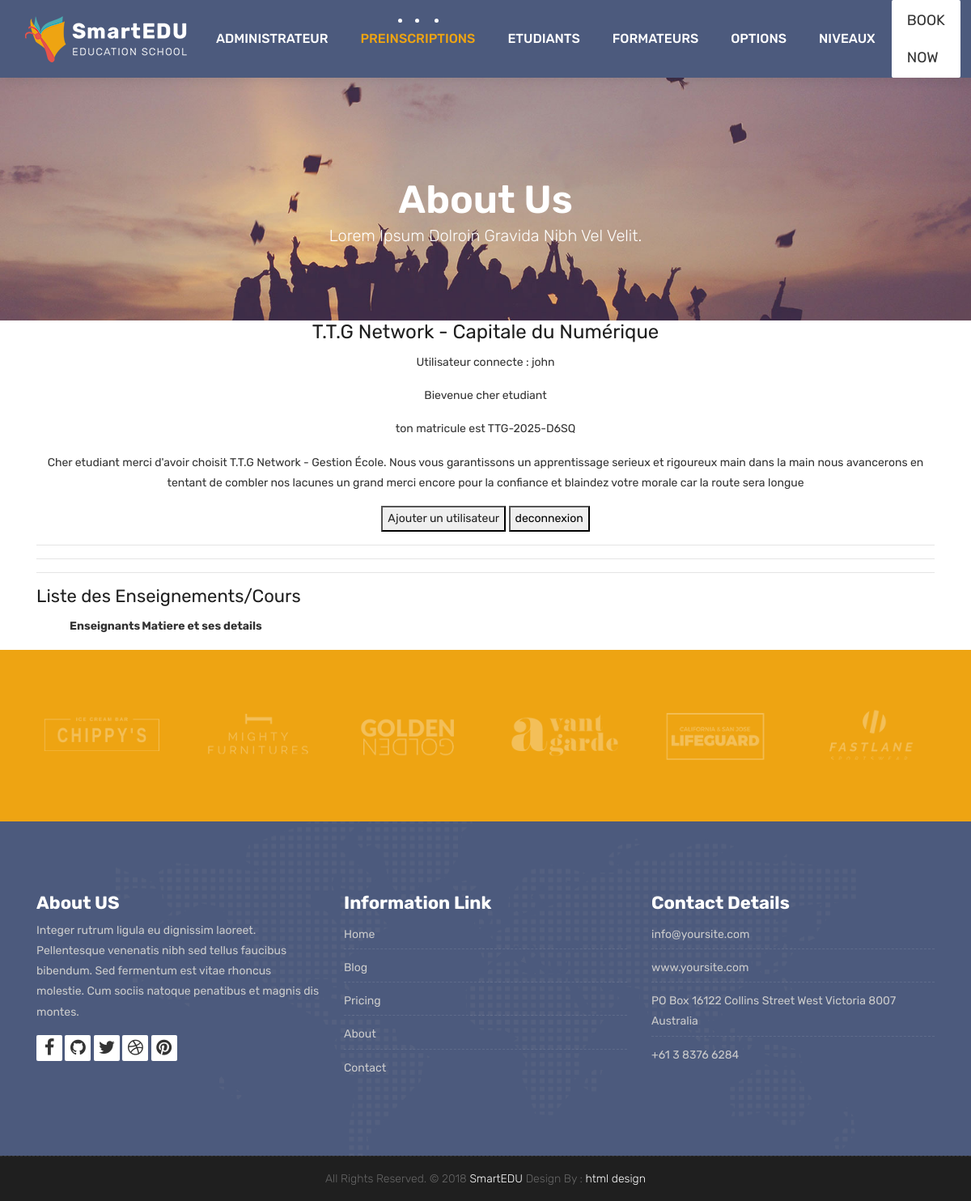
The app's page /enseignement (signed in) with its own data.
### core/models.py (models this page shows)
class User(AbstractUser):
    ROLES = (
        ('admin', 'Administrateur'),
        ('formateur', 'Formateur'),
        ('etudiant', 'Étudiant'),
        ('parent', 'Parent'),
    )
    role = models.CharField(max_length=20, choices=ROLES)
    code_formateur = models.CharField(max_length=10, unique=True, null=True, blank=True)
    code_parent = models.CharField(max_length=10, unique=True, null=True, blank=True)
    matricule = models.CharField(max_length=30, unique=True, null=True, blank=True)

### core/views.py (the view)
# urls.py: path('enseignement', views.enseignements_view, name='enseignement'),
@login_required
def enseignements_view(request):
    enseignements = Enseignement.objects.all()
    return render(request, 'liste_enseignements.html', {'enseignements': enseignements})

### core/templates/liste_enseignements.html (shortened to what this page needs)
{% extends "base.html" %}
{% block content %}
  <hr>
  <h2>Liste des Enseignements/Cours</h2>
  <ul>
      <table>
        <tr>
          <th>Enseignants</th>
          <th>Matiere et ses details</th>
        </tr>
      </table>
  </ul>
{% endblock %}

### core/templates/base.html (shortened to what this page needs)
<!DOCTYPE html>
{% load static %}
<html lang="en">
    <link rel="stylesheet" href="{% static 'css/bootstrap.min.css' %}">
    <link rel="stylesheet" href="{% static 'css/style.css' %}">
    <link rel="stylesheet" href="{% static 'css/versions.css' %}">
    <link rel="stylesheet" href="{% static 'css/responsive.css' %}">
    <link rel="stylesheet" href="{% static 'css/custom.css' %}">
</head>
<body class="host_version">
	<header class="top-navbar">
		<nav class="navbar navbar-expand-lg navbar-light bg-light">
			<div class="container-fluid">
				<a class="navbar-brand" href="index.html">
					<img src="/static/images/logo.png" alt="" />
				</a>
				<div class="collapse navbar-collapse" id="navbars-host">
					<ul class="navbar-nav ml-auto">
						<li class="nav-item"><a class="nav-link" href="{% url 'admin:index' %}">Administrateur</a></li>
						<li class="nav-item active"><a class="nav-link" href="{% url 'preinscription' %}">Preinscriptions</a></li>
						<li class="nav-item dropdown">
							<a class="nav-link dropdown-toggle" href="#" id="dropdown-a" data-toggle="dropdown">Etudiants</a>
						</li>
						<li class="nav-item dropdown">
							<a class="nav-link dropdown-toggle" href="#" id="dropdown-a" data-toggle="dropdown">Formateurs </a>
						</li>
						<li class="nav-item"><a class="nav-link" href="{% url 'options' %}">Options</a></li>
						<li class="nav-item"><a class="nav-link" href="{% url 'niveau' %}">Niveaux</a></li>
					</ul>
					<ul class="nav navbar-nav navbar-right">
                        <li><a class="hover-btn-new log" href="#" data-toggle="modal" data-target="#login"><span>Book Now</span></a></li>
                    </ul>
				</div>
			</div>
		</nav>
	</header>
	<div class="all-title-box" style="background-image: url('/static/images/banner.jpg');">
		<div class="container text-center">
			<h1>About Us<span class="m_1">Lorem Ipsum dolroin gravida nibh vel velit.</span></h1>
		</div>
	</div>
<section class="container" style="text-align: center;">
  <header>
      <h1>T.T.G Network - Capitale du Numérique</h1>
      <main>
          <p>Utilisateur connecte : {{user}}</p>
            {% if user.is_authenticated %}
            {% if user.role %}
            <p>Bievenue cher {{user.role}} </p>
            {% else %}
            <p>Bievenue cher Admin </p>
            {% endif %}
              {% if user.matricule %}
              <p>ton matricule est {{user.matricule}}</p>
              <p>
                  Cher etudiant merci d'avoir choisit T.T.G Network - Gestion École.
                  Nous vous garantissons un apprentissage serieux et rigoureux main dans
                  la main nous avancerons en tentant de combler nos lacunes un grand merci
                  encore pour la confiance et blaindez votre morale car la route sera longue
              </p>
              {% endif %}
            {% endif %}
          <button><a href="{% url 'urlregister' %}">Ajouter un utilisateur</a></button>
          <a href="{% url 'urllogout' %}"><button>deconnexion</button></a>
          <hr>
          <hr>
        </main>
</section>
  <div class="container">
    {% block content %}{% endblock %}
  </div>
    <div class="parallax section dbcolor">
        <div class="container">
            <div class="row logos">
                <div class="col-md-2 col-sm-2 col-xs-6 wow fadeInUp">
                    <a href="#"><img src="static/images/logo_01.png" alt="" class="img-repsonsive"></a>
                </div>
                <div class="col-md-2 col-sm-2 col-xs-6 wow fadeInUp">
                    <a href="#"><img src="static/images/logo_02.png" alt="" class="img-repsonsive"></a>
                </div>
                <div class="col-md-2 col-sm-2 col-xs-6 wow fadeInUp">
                    <a href="#"><img src="static/images/logo_03.png" alt="" class="img-repsonsive"></a>
                </div>
                <div class="col-md-2 col-sm-2 col-xs-6 wow fadeInUp">
                    <a href="#"><img src="static/images/logo_04.png" alt="" class="img-repsonsive"></a>
                </div>
                <div class="col-md-2 col-sm-2 col-xs-6 wow fadeInUp">
                    <a href="#"><img src="static/images/logo_05.png" alt="" class="img-repsonsive"></a>
                </div>
                <div class="col-md-2 col-sm-2 col-xs-6 wow fadeInUp">
                    <a href="#"><img src="static/images/logo_06.png" alt="" class="img-repsonsive"></a>
                </div>
            </div>
        </div>
    </div>
    <footer class="footer">
        <div class="container">
            <div class="row">
                <div class="col-lg-4 col-md-4 col-xs-12">
                    <div class="widget clearfix">
                        <div class="widget-title">
                            <h3>About US</h3>
                        </div>
                        <p> Integer rutrum ligula eu dignissim laoreet. Pellentesque venenatis nibh sed tellus faucibus bibendum. Sed fermentum est vitae rhoncus molestie. Cum sociis natoque penatibus et magnis dis montes.</p>
                        <div class="footer-right">
							<ul class="footer-links-soi">
								<li><a href="#"><i class="fa fa-facebook"></i></a></li>
								<li><a href="#"><i class="fa fa-github"></i></a></li>
								<li><a href="#"><i class="fa fa-twitter"></i></a></li>
								<li><a href="#"><i class="fa fa-dribbble"></i></a></li>
								<li><a href="#"><i class="fa fa-pinterest"></i></a></li>
							</ul>
						</div>
                    </div>
                </div>
				<div class="col-lg-4 col-md-4 col-xs-12">
                    <div class="widget clearfix">
                        <div class="widget-title">
                            <h3>Information Link</h3>
                        </div>
                        <ul class="footer-links">
                            <li><a href="#">Home</a></li>
                            <li><a href="#">Blog</a></li>
                            <li><a href="#">Pricing</a></li>
							<li><a href="#">About</a></li>
							<li><a href="#">Contact</a></li>
                        </ul>
                    </div>
                </div>
                <div class="col-lg-4 col-md-4 col-xs-12">
                    <div class="widget clearfix">
                        <div class="widget-title">
                            <h3>Contact Details</h3>
                        </div>
                        <ul class="footer-links">
                            <li><a href="mailto:#">info@yoursite.com</a></li>
                            <li><a href="#">www.yoursite.com</a></li>
                            <li>PO Box 16122 Collins Street West Victoria 8007 Australia</li>
                            <li>+61 3 8376 6284</li>
                        </ul>
                    </div>
                </div>
            </div>
        </div>
    </footer>
    <div class="copyrights">
        <div class="container">
            <div class="footer-distributed">
                <div class="footer-center">
                    <p class="footer-company-name">All Rights Reserved. &copy; 2018 <a href="#">SmartEDU</a> Design By : <a href="https://html.design/">html design</a></p>
                </div>
            </div>
        </div>
    </div>
</body>
</html>

### records on screen
User: username "john", role "etudiant", matricule "TTG-2025-D6SQ"
